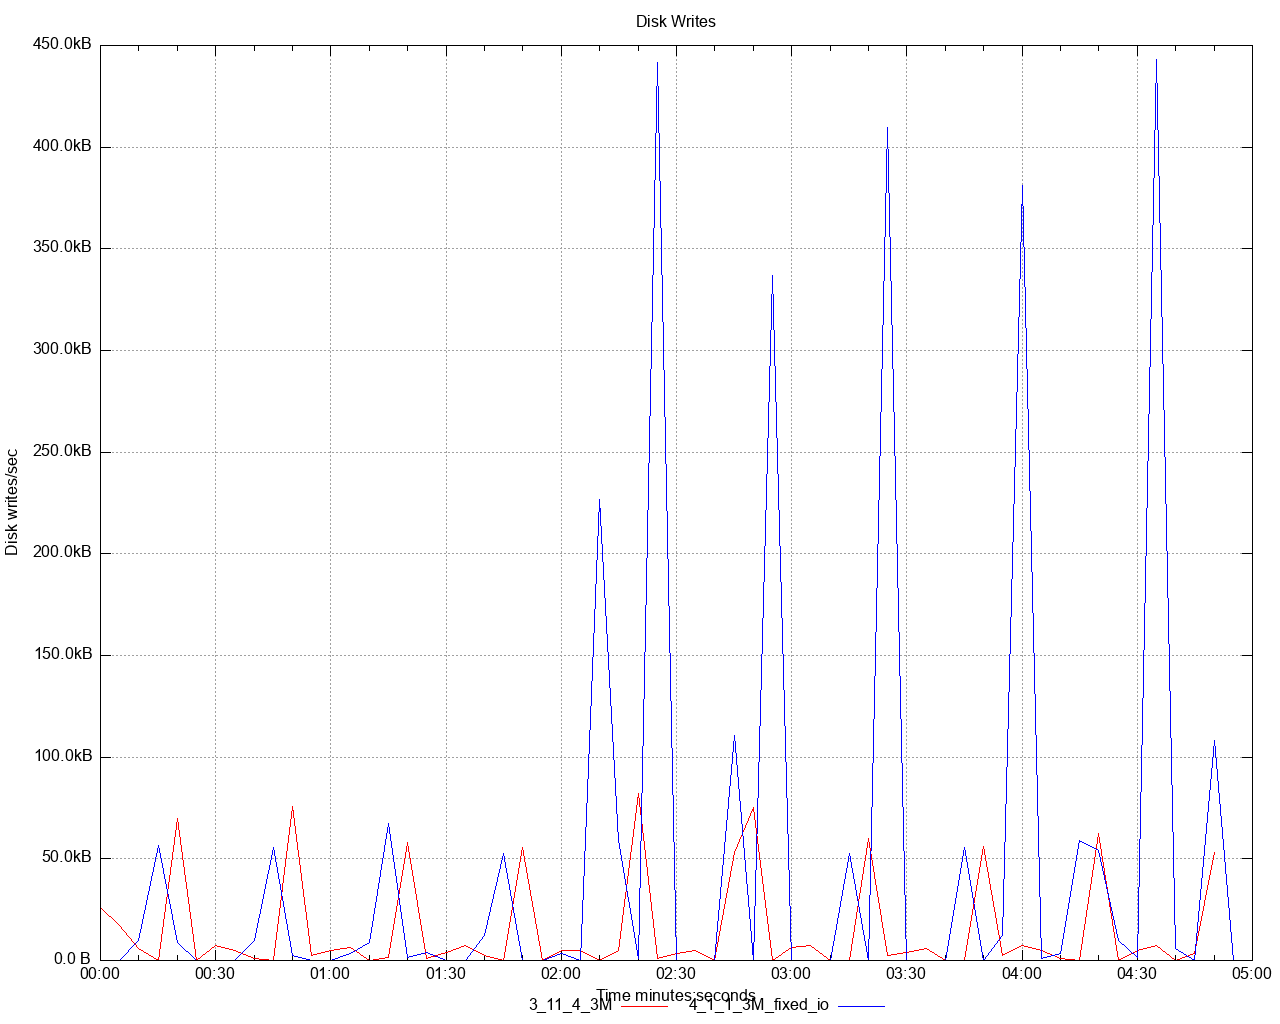

The gnuplot source for this figure:
set title 'Disk Writes' noenhanced
set style data lines
set datafile separator ","
set terminal png size 1280,1024
set grid
set key below
set xdata time
set timefmt "%s"
offset = 0
t0(x)=(offset=($0==0) ? x : offset, x - offset)
set xlabel 'Time minutes:seconds'
set ylabel 'Disk writes/sec'
set format y '%.1s%cB'
set output '/Users/ahmet.mircik/simulator/tests/report_share/dstat/disk_write_A3.png'
plot \
   '/Users/ahmet.mircik/simulator/tests/report_share/data/disk_write_A3_1.data' using (t0(timecolumn(1))):2 title "3_11_4_3M" noenhanced lt rgb "red", \
   '/Users/ahmet.mircik/simulator/tests/report_share/data/disk_write_A3_2.data' using (t0(timecolumn(1))):2 title "4_1_1_3M_fixed_io" noenhanced lt rgb "blue", \
